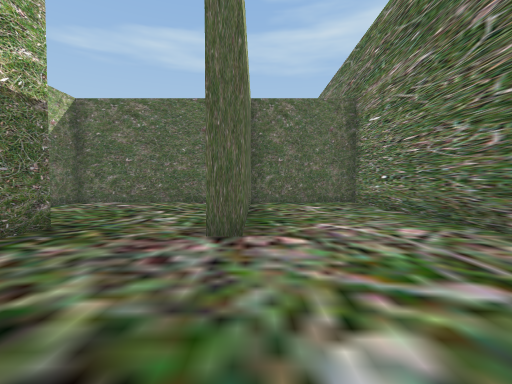
View 1 (above)

24 first-person views from a walk through a scene from a Unity 3-D project. The camera is 1.5 m above the floor, tilts 2° down and sees 85° across. The floor is counted in squares, 2 m on a side. Each view is taken from the middle of a square. On the plan, view 1 faces up. The plan holds only what a view shows up to about 10 squares ahead; the rest is blank. The place goes on beyond the plan. Some animated figures are not drawn.

View 2
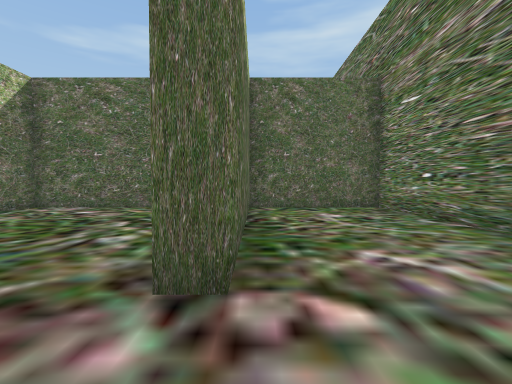

View 3
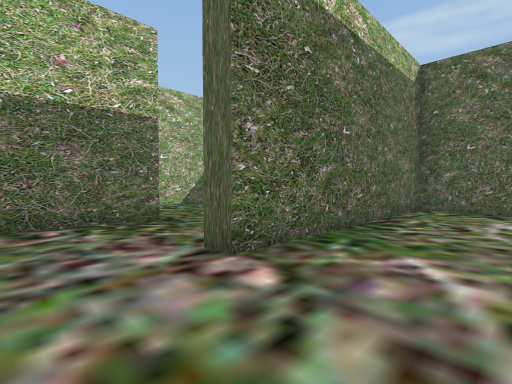

View 4
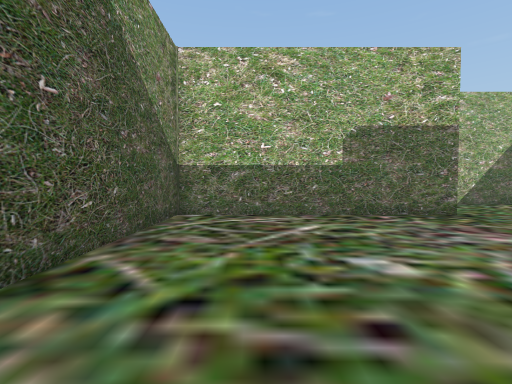

View 5
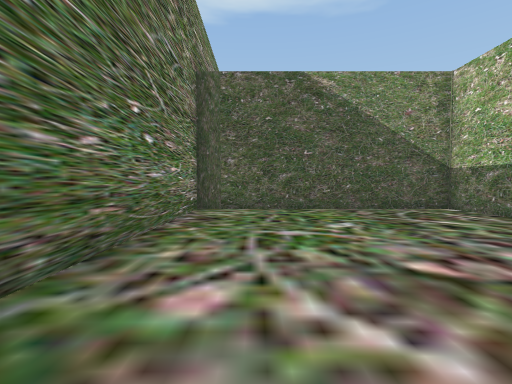

View 6
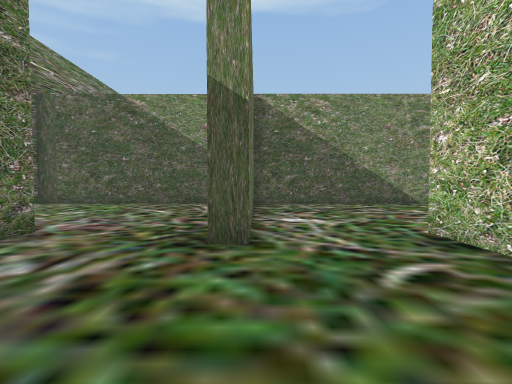

View 7
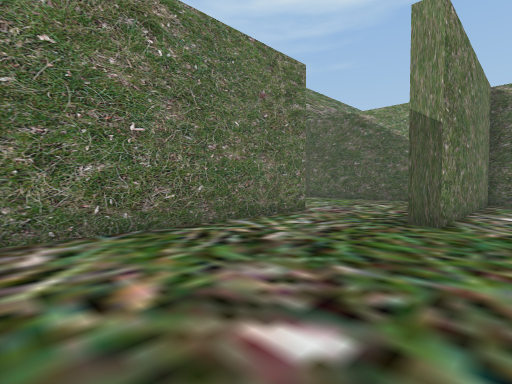

View 8
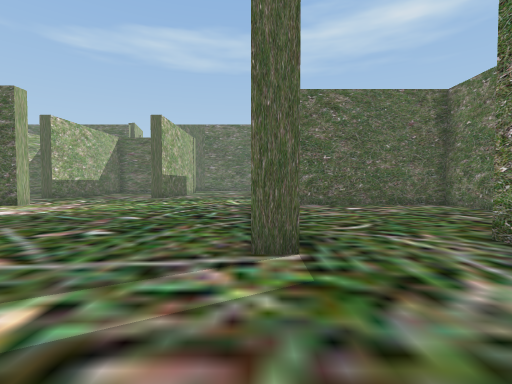

View 9
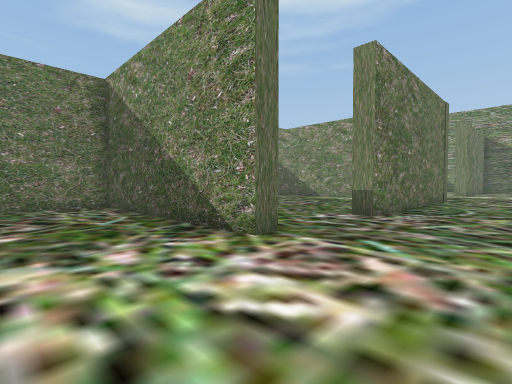

View 10
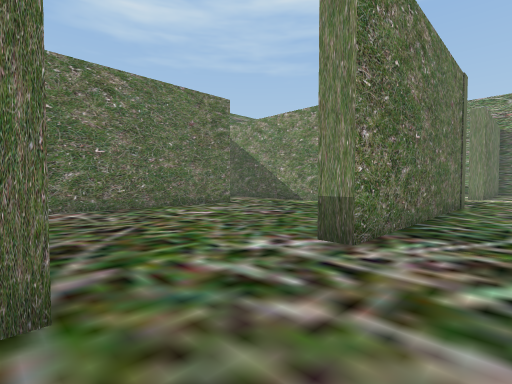

View 11
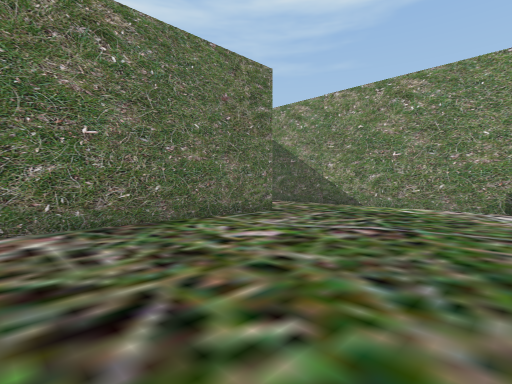

View 12
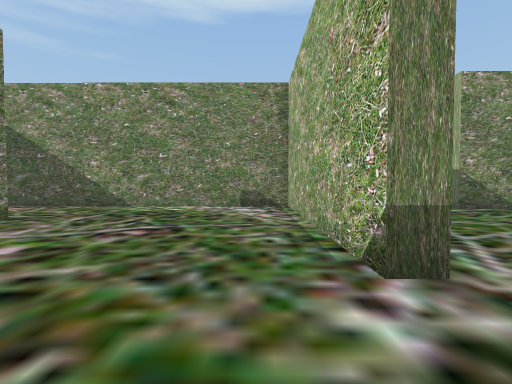

View 13
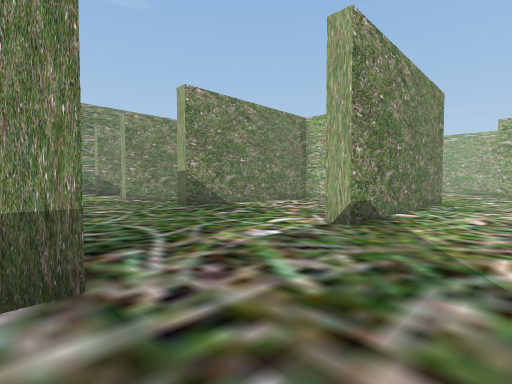

View 14
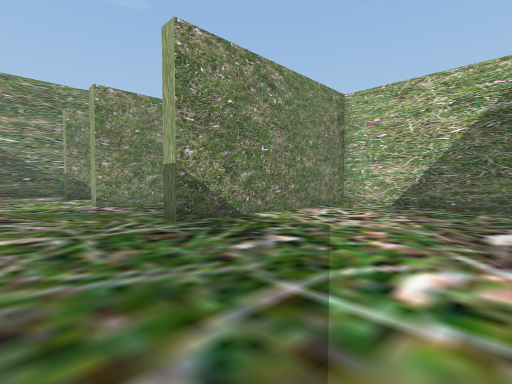

View 15
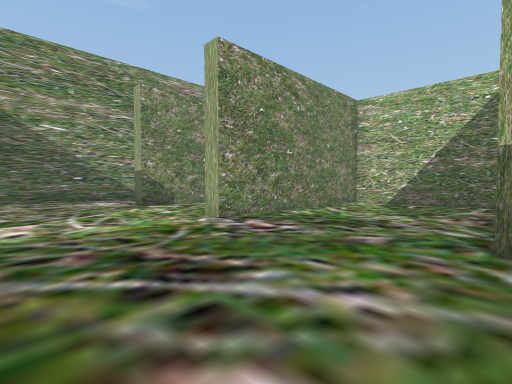

View 16
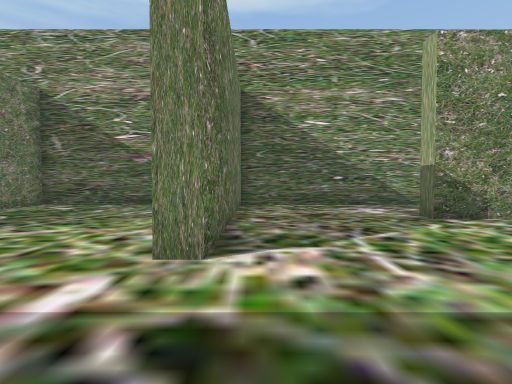

View 17
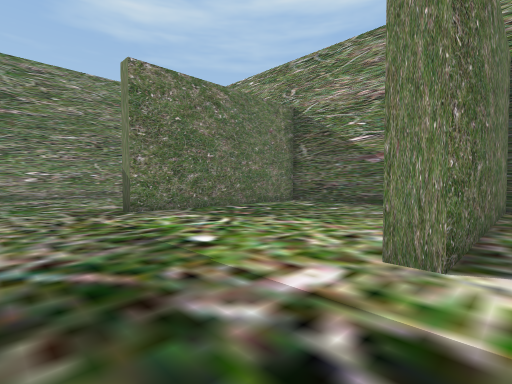

View 18
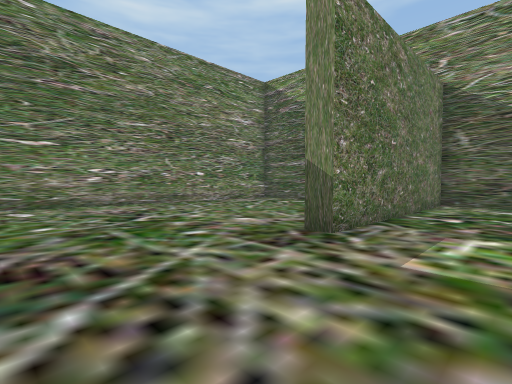

View 19
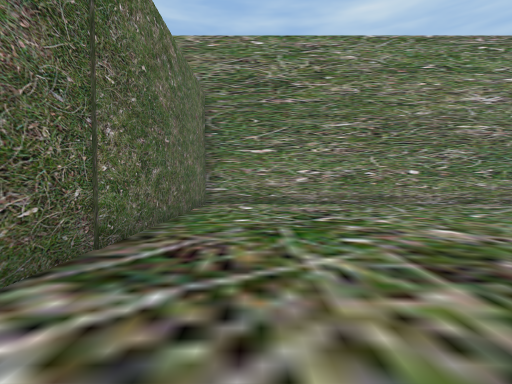

View 20
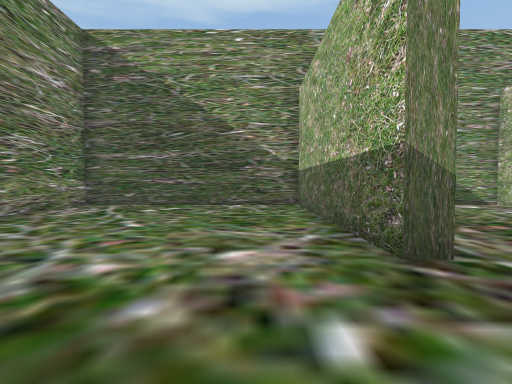

View 21
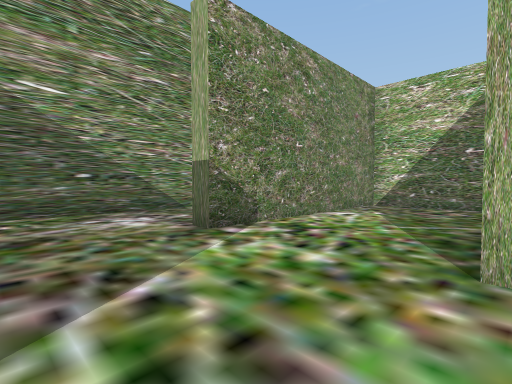

View 22
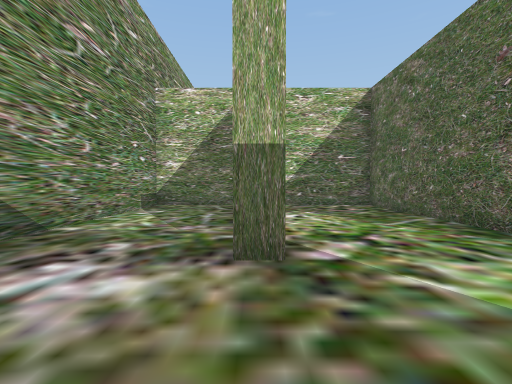

View 23
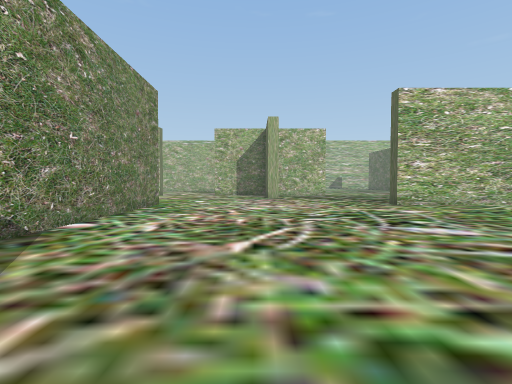

View 24
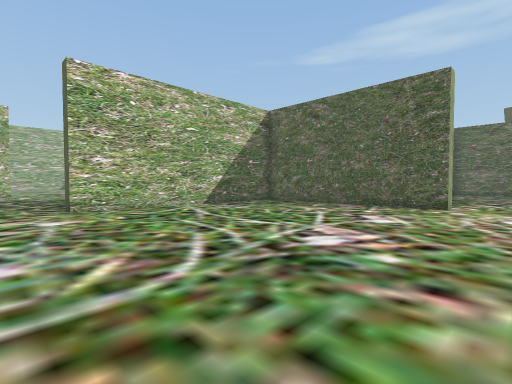

### Floor plan
Points are (right, up) in squares from view 1. A wall is a line through its corners. A room is listed if a view was taken in it or the views show most of it. See-through windows are left out.
Room 1 (views 1, 2, 3, 4, 5, 6, 7)
walls: (-3.9, 3.6) (-3.9, 4.6) (-3.4, 4.6) (-3.4, -1.8) (3.6, -1.8) (3.6, 10.3) (-0.2, 10.3) (-0.2, 3.8) (-0.7, 3.8) (-0.7, 10.3) (-6.5, 10.3) (-6.5, 3.8)
ways out: opening at (-5.5, 4) to room 2
Room 2 (views 8, 9, 10, 11, 12, 13, 14, 15, 16, 17, 18, 19, 20, 21, 22, 23, 24)
walls: (-10.2, -2.4) (-10.2, -1.8) (-3.9, -1.8) (-3.9, 3.6); (-10.5, -12.1) (-10.5, -5.1) (-10, -5.1) (-10, -11.7) (-1.2, -11.7); (-3.9, -8.8) (-3.9, -3.1); (-21.2, -6.4) (-21.2, -10.8) (-14.7, -10.8) (-14.7, -11.4); (-6.5, 3.8) (-7.1, 3.8); (-21.5, -5.1) (-14.7, -5.1) (-14.7, -5.9); (-21.2, -11.8) (-21.2, -15); (-16, -16.3) (-21.2, -16.3) (-21.2, -19.7) (-14.7, -19.7) (-14.7, -20.2); (-21.2, 7) (-21.2, 2.6) (-21.8, 2.6); (-20.4, -15.8) (-14.7, -15.8) (-14.7, -16.4); (-14.7, 10.5) (-14.7, 9.9) (-18.2, 9.9); (-10, -22.6) (-10, -23.3) (-3.9, -23.3) (-3.9, -16.7) (-3.4, -16.7) (-3.4, -23.3) (3.6, -23.3) (3.6, -12.2) (-4.1, -12.2); (-21.2, -20.8) (-21.2, -23.3) (-10.5, -23.3) (-10.5, -16.7) (-10, -16.7)
ways out: opening at (-5.5, 4) to room 1

Positions as (right, up) in squares from view 1, and headings:
1: (0, 0), facing up
2: (0, 2), facing up
3: (2, 2), facing up-left
4: (3, 0), facing left
5: (2, 6), facing down
6: (-4, 8), facing down
7: (-5, 10), facing down-right
8: (-7, 1), facing up
9: (-13, 1), facing down-right
10: (-12, -2), facing down-right
11: (-9, -3), facing down-right
12: (-9, -3), facing down
13: (-10, -3), facing down-left
14: (-12, -6), facing down-left
15: (-11, -11), facing down-left
16: (-11, -14), facing down
17: (-11, -14), facing down-right
18: (-6, -13), facing down-right
19: (-6, -14), facing right
20: (-2, -14), facing down
21: (-12, -16), facing down-left
22: (-12, -20), facing left
23: (-12, -2), facing left
24: (-13, 1), facing up-left
